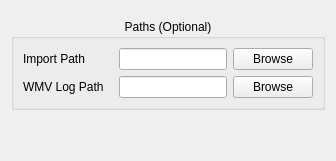
        <widget class="QWidget" name="tab_paths">
         <attribute name="title">
          <string>Paths</string>
         </attribute>
         <layout class="QHBoxLayout" name="horizontalLayout_15">
          <item>
           <layout class="QVBoxLayout" name="verticalLayout_20">
            <property name="topMargin">
             <number>8</number>
            </property>
            <item>
             <widget class="QGroupBox" name="groupBox_2">
              <property name="title">
               <string>Paths (Optional)</string>
              </property>
              <property name="alignment">
               <set>Qt::AlignmentFlag::AlignHCenter|Qt::AlignmentFlag::AlignTop</set>
              </property>
              <layout class="QHBoxLayout" name="horizontalLayout_16">
               <item>
                <layout class="QHBoxLayout" name="horizontalLayout_17">
                 <item>
                  <layout class="QVBoxLayout" name="verticalLayout_21">
                   <item>
                    <layout class="QHBoxLayout" name="horizontalLayout_25"/>
                   </item>
                   <item>
                    <layout class="QHBoxLayout" name="horizontalLayout_36">
                     <item>
                      <widget class="QLabel" name="label_27">
                       <property name="minimumSize">
                        <size>
                         <width>90</width>
                         <height>0</height>
                        </size>
                       </property>
                       <property name="text">
                        <string>Import Path</string>
                       </property>
                      </widget>
                     </item>
                     <item>
                      <widget class="QLineEdit" name="importPathField"/>
                     </item>
                     <item>
                      <widget class="QPushButton" name="importPathField_browse">
                       <property name="text">
                        <string>Browse</string>
                       </property>
                      </widget>
                     </item>
                    </layout>
                   </item>
                   <item>
                    <layout class="QHBoxLayout" name="horizontalLayout_41">
                     <item>
                      <widget class="QLabel" name="label_28">
                       <property name="minimumSize">
                        <size>
                         <width>90</width>
                         <height>0</height>
                        </size>
                       </property>
                       <property name="text">
                        <string>WMV Log Path</string>
                       </property>
                      </widget>
                     </item>
                     <item>
                      <widget class="QLineEdit" name="wmvLogPathField"/>
                     </item>
                     <item>
                      <widget class="QPushButton" name="wmvLogPathField_browse">
                       <property name="text">
                        <string>Browse</string>
                       </property>
                      </widget>
                     </item>
                    </layout>
                   </item>
                  </layout>
                 </item>
                </layout>
               </item>
              </layout>
             </widget>
            </item>
            <item>
             <spacer name="verticalSpacer_5">
              <property name="orientation">
               <enum>Qt::Orientation::Vertical</enum>
              </property>
              <property name="sizeHint" stdset="0">
               <size>
                <width>20</width>
                <height>40</height>
               </size>
              </property>
             </spacer>
            </item>
           </layout>
          </item>
         </layout>
        </widget>
